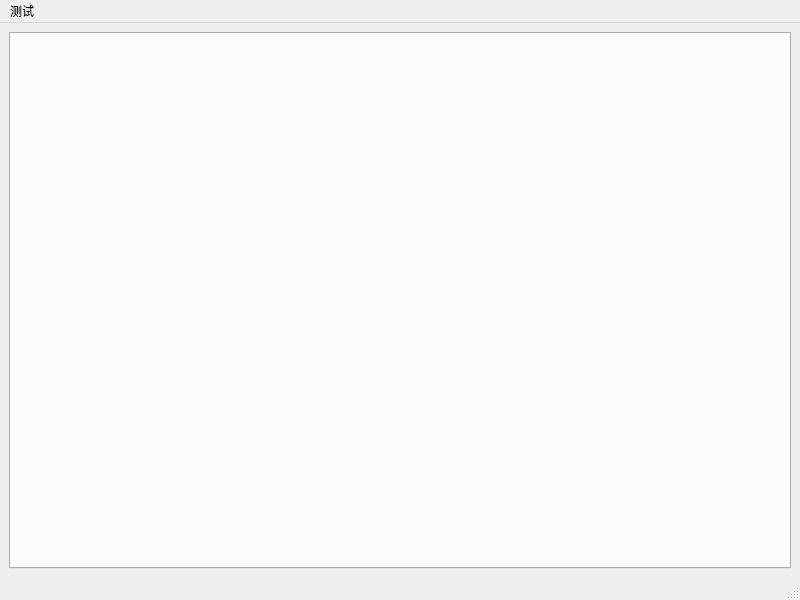
<?xml version="1.0" encoding="UTF-8"?>
<ui version="4.0">
 <class>MainWindow</class>
 <widget class="QMainWindow" name="MainWindow">
  <property name="geometry">
   <rect>
    <x>0</x>
    <y>0</y>
    <width>800</width>
    <height>600</height>
   </rect>
  </property>
  <property name="windowTitle">
   <string>MainWindow</string>
  </property>
  <widget class="QWidget" name="centralwidget">
   <layout class="QGridLayout" name="gridLayout">
    <item row="0" column="0">
     <widget class="QTabWidget" name="tabWidget">
      <property name="currentIndex">
       <number>-1</number>
      </property>
     </widget>
    </item>
   </layout>
  </widget>
  <widget class="QMenuBar" name="menubar">
   <property name="geometry">
    <rect>
     <x>0</x>
     <y>0</y>
     <width>800</width>
     <height>22</height>
    </rect>
   </property>
   <widget class="QMenu" name="menu">
    <property name="title">
     <string>测试</string>
    </property>
    <addaction name="actionrun_service"/>
   </widget>
   <addaction name="menu"/>
  </widget>
  <widget class="QStatusBar" name="statusbar"/>
  <action name="actionrun_service">
   <property name="text">
    <string>run service</string>
   </property>
   <property name="toolTip">
    <string>执行webservice</string>
   </property>
   <property name="shortcut">
    <string>Ctrl+Q</string>
   </property>
  </action>
 </widget>
 <resources/>
 <connections/>
</ui>
